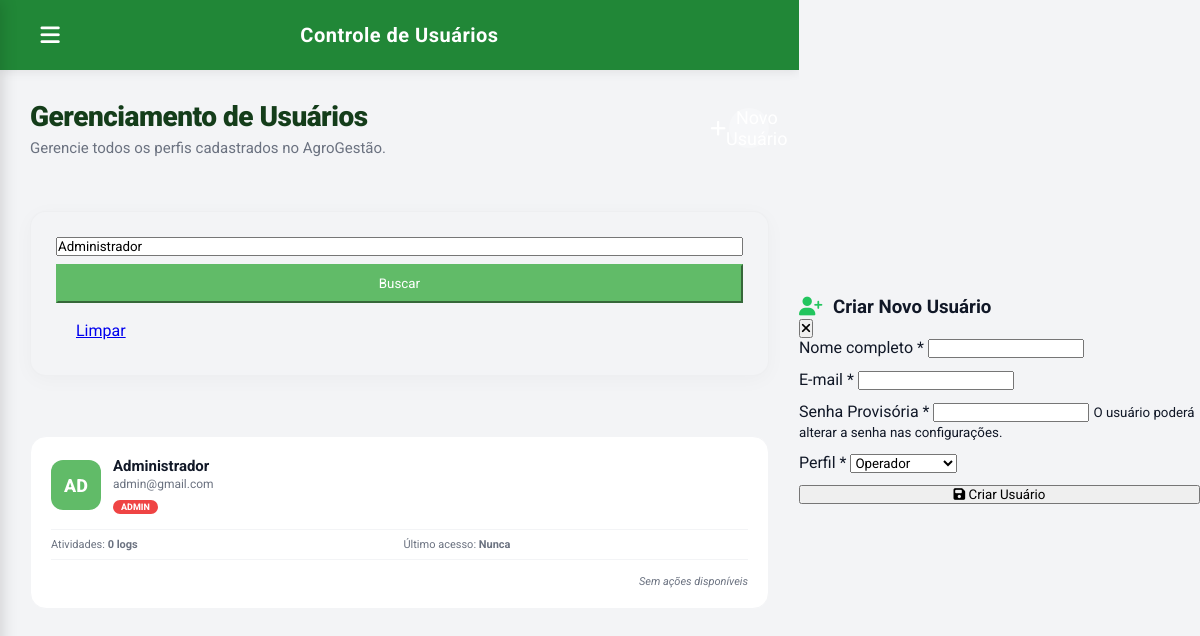
The app's page /ProducaoVegetal/admin_usuarios.php?busca=Administrador (signed in) with its own data.
### tables this page shows
CREATE TABLE IF NOT EXISTS `usuarios` (
  `id_usuario`  INT(11)      NOT NULL AUTO_INCREMENT,
  `nome`        VARCHAR(100) NOT NULL,
  `email`       VARCHAR(120) NOT NULL,
  `senha`       VARCHAR(255) NOT NULL,    
  `foto_perfil` VARCHAR(255)     DEFAULT NULL,
  `perfil`      VARCHAR(50)      DEFAULT 'operador',
  PRIMARY KEY (`id_usuario`),
  UNIQUE KEY `email` (`email`)
);

### ProducaoVegetal/auth.php (called while the page is built, shortened)
<?php
function obter_iniciais($nome) {
    $nomes = explode(' ', trim($nome));
    $iniciais = 'U';
    if (count($nomes) > 1) {
        $iniciais = strtoupper($nomes[0][0] . $nomes[count($nomes) - 1][0]);
    } else if (!empty($nomes[0])) {
        $iniciais = strtoupper(substr($nomes[0], 0, 2));
    }
    return $iniciais;
}
?>

### ProducaoVegetal/admin_usuarios.php (the view, shortened to what this page needs)
<?php
require_once '../Banco/conexao.php';
require_once 'auth.php';
$id_usuario_logado = $_SESSION['user_id'];
$busca = isset($_GET['busca']) ? trim($_GET['busca']) : '';
$where_sql = "1=1";
if (!empty($busca)) {
    $escaped_busca = $conn->real_escape_string($busca);
    $where_sql = "(nome LIKE '%$escaped_busca%' OR email LIKE '%$escaped_busca%')";
}
$q_users = $conn->query("
    SELECT u.id_usuario, u.nome, u.email, u.perfil, u.foto_perfil,
           (SELECT COUNT(*) FROM log l WHERE l.id_usuario = u.id_usuario) AS n_logs,
           (SELECT MAX(l.data_operacao) FROM log l WHERE l.id_usuario = u.id_usuario) AS ultima_atividade
    FROM usuarios u
    WHERE $where_sql
    ORDER BY u.perfil ASC, u.nome ASC
");
$usuarios = $q_users ? $q_users->fetch_all(MYSQLI_ASSOC) : [];
?>
<!DOCTYPE html>
<html lang="pt-BR">
<head>
    <link rel="stylesheet" href="https://cdnjs.cloudflare.com/ajax/libs/font-awesome/6.4.0/css/all.min.css">
    <link rel="stylesheet" href="style.css">
</head>
<body>
<div class="app-layout">
    <div class="main-wrapper">
        <header class="topbar">
            <div class="topbar-left">
                <button class="menu-btn" onclick="toggleMenu()"><i class="fa-solid fa-bars"></i></button>
                <div class="topbar-title">Controle de Usuários</div>
            </div>
        </header>
        <main class="main-content">
            <div class="content-wrapper">
                <div class="page-header" style="display:flex; justify-content:space-between; align-items:center;">
                    <div>
                        <h1>Gerenciamento de Usuários</h1>
                        <p>Gerencie todos os perfis cadastrados no AgroGestão.</p>
                    </div>
                    <button class="add-btn" onclick="abrirNovoUsuario()"><i class="fa-solid fa-plus"></i> Novo Usuário</button>
                </div>
                <div class="report-card" style="margin-bottom: 20px;">
                    <form method="GET" action="admin_usuarios.php" style="display:flex; gap:8px;">
                        <input type="text" name="busca" class="filter-input" style="flex:1;" placeholder="Buscar por nome ou e-mail..." value="<?php echo htmlspecialchars($busca); ?>">
                        <button type="submit" class="btn-export" style="background:var(--primary-green); color:white; border-color:var(--primary-green); padding:10px 20px;">
                            Buscar
                        </button>
                        <a href="admin_usuarios.php" class="btn-export" style="padding:10px 20px; display:inline-flex; align-items:center;">
                            Limpar
                        </a>
                    </form>
                </div>
                <div class="user-grid">
                    <?php if (empty($usuarios)): ?>
                        <div class="empty-state" style="grid-column: 1 / -1;">Nenhum usuário encontrado.</div>
                    <?php else: ?>
                        <?php foreach ($usuarios as $u):
                            $iniciais = obter_iniciais($u['nome']);
                        ?>
                            <div class="user-card">
                                <div class="user-header">
                                    <div class="user-avatar">
                                        <?php if (!empty($u['foto_perfil'])): ?>
                                            <img src="<?php echo htmlspecialchars($u['foto_perfil']); ?>" alt="Foto">
                                        <?php else: ?>
                                            <?php echo htmlspecialchars($iniciais); ?>
                                        <?php endif; ?>
                                    </div>
                                    <div class="user-meta">
                                        <h4><?php echo htmlspecialchars($u['nome']); ?></h4>
                                        <p><?php echo htmlspecialchars($u['email']); ?></p>
                                        <div style="margin-top: 4px;">
                                            <span class="perfil-badge badge-<?php echo $u['perfil']; ?>"><?php echo $u['perfil'] === 'admin' ? 'Admin' : ucfirst($u['perfil']); ?></span>
                                        </div>
                                    </div>
                                </div>
                                <div class="user-stats">
                                    <div>Atividades: <strong><?php echo $u['n_logs']; ?> logs</strong></div>
                                    <div>Último acesso: <strong><?php echo $u['ultima_atividade'] ? date('d/m H:i', strtotime($u['ultima_atividade'])) : 'Nunca'; ?></strong></div>
                                </div>
                                <div class="user-actions">
                                    <?php if ($u['id_usuario'] !== $id_usuario_logado): ?>
                                        <?php if ($u['perfil'] === 'operador'): ?>
                                            <a href="admin_usuarios.php?action=tornar_admin&id=<?php echo $u['id_usuario']; ?>&busca=<?php echo urlencode($busca); ?>" class="btn-act btn-act-role">
                                                <i class="fa-solid fa-user-shield"></i> Tornar Admin
                                            </a>
                                        <?php elseif ($u['perfil'] === 'admin'): ?>
                                            <a href="admin_usuarios.php?action=tornar_operador&id=<?php echo $u['id_usuario']; ?>&busca=<?php echo urlencode($busca); ?>" class="btn-act btn-act-role">
                                                <i class="fa-solid fa-user-tie"></i> Tornar Operador
                                            </a>
                                        <?php endif; ?>
                                        <a href="admin_usuarios.php?action=delete&id=<?php echo $u['id_usuario']; ?>&busca=<?php echo urlencode($busca); ?>" class="btn-act btn-act-del" onclick="return confirm('Deseja realmente remover este usuário?')">
                                            <i class="fa-solid fa-user-minus"></i> Remover
                                        </a>
                                    <?php else: ?>
                                        <span style="font-size: 11px; color: var(--text-gray); font-style: italic;">Sem ações disponíveis</span>
                                    <?php endif; ?>
                                </div>
                            </div>
                        <?php endforeach; ?>
                    <?php endif; ?>
                </div>
            </div>
        </main>
    </div>
</div>
<div class="modal-overlay" id="usuario-overlay">
    <div class="modal-box">
        <div class="modal-header">
            <h3><i class="fa-solid fa-user-plus" style="color:#22c55e;margin-right:6px;"></i> Criar Novo Usuário</h3>
            <button class="modal-close" onclick="fecharNovoUsuario()"><i class="fa-solid fa-xmark"></i></button>
        </div>
        <form method="POST" action="admin_usuarios.php">
            <div class="modal-field">
                <label>Nome completo *</label>
                <input type="text" name="nome" required>
            </div>
            <div class="modal-field">
                <label>E-mail *</label>
                <input type="email" name="email" required>
            </div>
            <div class="modal-field">
                <label>Senha Provisória *</label>
                <input type="text" name="senha" minlength="6" required>
                <small>O usuário poderá alterar a senha nas configurações.</small>
            </div>
            <div class="modal-field">
                <label>Perfil *</label>
                <select name="perfil" required>
                    <option value="operador">Operador</option>
                </select>
            </div>
            <button type="submit" class="modal-submit">
                <i class="fa-solid fa-floppy-disk"></i> Criar Usuário
            </button>
        </form>
    </div>
</div>
</body>
</html>

### ProducaoVegetal/admin_usuarios.php (style rules this page uses)
.user-grid { display: grid; grid-template-columns: repeat(auto-fit, minmax(300px, 1fr)); gap: 16px; margin-top: 16px; }
.user-card { background: var(--card-bg); border: 1px solid var(--border-color); border-radius: 16px; padding: 20px; display: flex; flex-direction: column; gap: 15px; position: relative; transition: transform .2s, box-shadow .2s; }
.user-header { display: flex; gap: 12px; align-items: center; }
.user-avatar { width: 50px; height: 50px; border-radius: 12px; overflow: hidden; background: var(--primary-green); color: white; display: flex; justify-content: center; align-items: center; font-size: 18px; font-weight: 800; }
.user-meta { flex: 1; min-width: 0; }
.user-meta h4 { font-size: 15px; color: var(--text-main); font-weight: 700; margin: 0 0 2px; }
.user-meta p { font-size: 12px; color: var(--text-gray); margin: 0; }
.perfil-badge { display: inline-block; padding: 2px 8px; border-radius: 20px; font-size: 9px; font-weight: 800; text-transform: uppercase; color: white; }
.badge-admin { background: #ef4444; }
.user-stats { display: grid; grid-template-columns: 1fr 1fr; gap: 8px; font-size: 11px; color: var(--text-gray); border-top: 1px solid var(--border-color); border-bottom: 1px solid var(--border-color); padding: 8px 0; }
.user-actions { display: flex; gap: 6px; justify-content: flex-end; }

### records on screen
usuarios: nome "AD", nome "Administrador", email "admin@gmail.com", perfil "ADMIN", n_logs "0", shows "Sem ações disponíveis"
